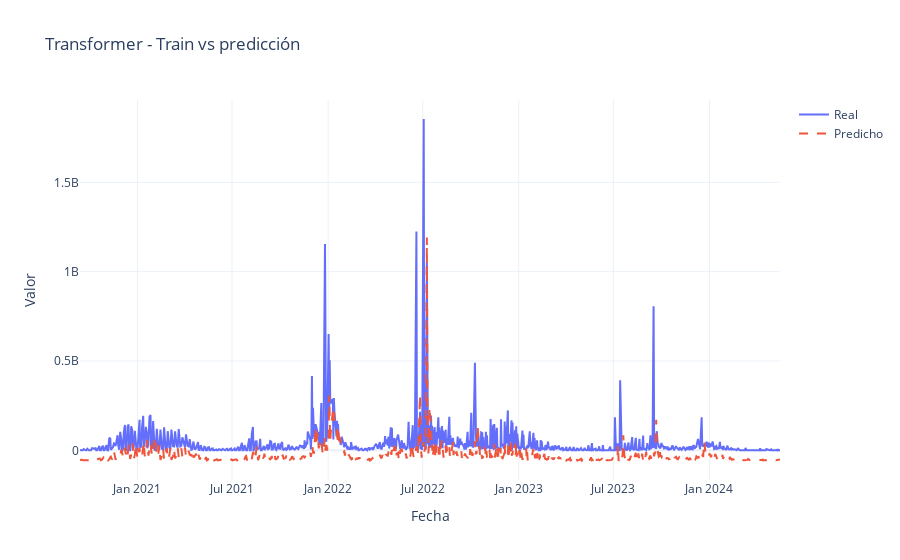

Notebook cell for this chart:
### Markdown cell above
### 10.2 Evaluación Transformer

### Code cell
# ======== Transformer: desempeño en TRAIN ========

# Predicciones en ESCALA ESCALADA sobre el train
y_train_pred_tf_scaled = model_tf.predict(X_train_tf).reshape(-1)
y_train_true_scaled    = y_train.reshape(-1)

# Volvemos a escala original
y_train_true_tf = scaler.inverse_transform(
    y_train_true_scaled.reshape(-1, 1)
).reshape(-1)

y_train_pred_tf = scaler.inverse_transform(
    y_train_pred_tf_scaled.reshape(-1, 1)
).reshape(-1)

# Métricas en train
metrics_tf_train = regression_metrics(y_train_true_tf, y_train_pred_tf)
print("Transformer - métricas TRAIN:", metrics_tf_train)

# Gráfica histórico vs predicción en TRAIN
fig_train_tf = plot_history_vs_pred(
    train_dates,
    y_train_true_tf,
    y_train_pred_tf,
    title="Transformer - Train vs predicción",
)
fig_train_tf.show()

### Figure 1 — Plotly figure (JSON) as saved in the notebook; plotly's stock layout.template omitted (floating-point values rounded to 4 significant figures; data arrays with more than 128 entries replaced by an {"elided": "..."} marker saying what was removed)
{"data": [{"mode": "lines", "name": "Real", "type": "scatter", "x": {"elided": "949 str values"}, "y": {"elided": "949 float values"}}, {"line": {"dash": "dash"}, "mode": "lines", "name": "Predicho", "type": "scatter", "x": {"elided": "949 str values"}, "y": {"elided": "949 float values"}}], "layout": {"title": {"text": "Transformer - Train vs predicción"}, "xaxis": {"title": {"text": "Fecha"}}, "yaxis": {"title": {"text": "Valor"}}}}
